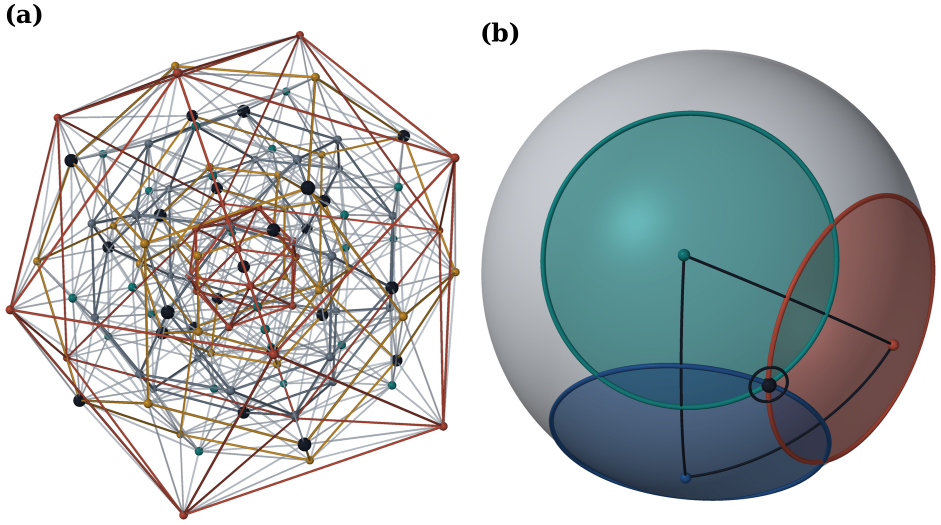
#> input picture paper/figures_new/old/fig_c_structcd.png, 1882 x 1050 px (shown at 1/2 size)
$ python fig_c_structcd.py
#> lines starting #> are read from the running program, lines starting #| are printed output that depends on the picture
### paper/figures_new/render3d.py
"""
render3d.py -- a small ray-cast renderer for the wireframe panels of the paper.

A scene is a list of opaque spheres and tubes (capsules) and of translucent
planar polygons, seen in orthographic projection.  Opaque primitives are
z-buffered pixel by pixel with Phong shading; the polygons are then laid over
them from back to front wherever they lie in front of the opaque surface.  The
image is computed at SS times the output resolution and averaged down.
"""
import numpy as np
from PIL import Image

TEAL = (0.07, 0.42, 0.42)
BLUE = (0.12, 0.27, 0.52)
CLAY = (0.66, 0.26, 0.18)
OCHRE = (0.76, 0.52, 0.13)
VIOLET = (0.36, 0.26, 0.55)
GREY = (0.62, 0.66, 0.70)
DARK = (0.10, 0.12, 0.16)
FACE = (0.80, 0.84, 0.88)

LIGHT = np.array([-0.45, 0.55, 0.70])
LIGHT = LIGHT / np.linalg.norm(LIGHT)
HALF = LIGHT + np.array([0.0, 0.0, 1.0])
HALF = HALF / np.linalg.norm(HALF)


def rotation(yaw, pitch, roll=0.0):
    """rotation taking world coordinates to view coordinates (x right, y up, z to the viewer)"""
    cy, sy = np.cos(yaw), np.sin(yaw)
    cp, sp = np.cos(pitch), np.sin(pitch)
    cr, sr = np.cos(roll), np.sin(roll)
    Ry = np.array([[cy, 0, sy], [0, 1, 0], [-sy, 0, cy]])
    Rx = np.array([[1, 0, 0], [0, cp, -sp], [0, sp, cp]])
    Rz = np.array([[cr, -sr, 0], [sr, cr, 0], [0, 0, 1]])
    return Rz @ Rx @ Ry


class Scene:
    def __init__(self):
        self.spheres = []   # (centre, radius, colour)
        self.tubes = []     # (a, b, radius, colour)
        self.polys = []     # (vertices, colour, alpha)

    def sphere(self, c, r, col):
        self.spheres.append((np.asarray(c, float), float(r), np.asarray(col, float)))

    def tube(self, a, b, r, col):
        self.tubes.append((np.asarray(a, float), np.asarray(b, float), float(r), np.asarray(col, float)))

    # [7 lines left out: function polyline, not called in this run]

    def poly(self, verts, col, alpha):
        self.polys.append((np.asarray(verts, float), np.asarray(col, float), float(alpha)))


def _shade(col, nx, ny, nz, amb=0.38, dif=0.62, spec=0.45, shin=40.0):
    lam = np.clip(nx * LIGHT[0] + ny * LIGHT[1] + nz * LIGHT[2], 0, 1)
    h = np.clip(nx * HALF[0] + ny * HALF[1] + nz * HALF[2], 0, 1) ** shin
    out = col[None, :] * (amb + dif * lam)[:, None] + spec * h[:, None]
    return np.clip(out, 0, 1)


def render(scene, R, size, ss=3, margin=0.04, bounds=None, background=(1, 1, 1)):
    """render the scene in the view R; size=(W, H) in output pixels"""
    W, H = size[0] * ss, size[1] * ss
    tf = lambda p: R @ p
    sph = [(tf(c), r, col) for c, r, col in scene.spheres]
    tub = [(tf(a), tf(b), r, col) for a, b, r, col in scene.tubes]
    pol = [(np.array([tf(v) for v in vs]), col, al) for vs, col, al in scene.polys]
    if bounds is None:
        pts = [c for c, r, _ in sph] + [a for a, _, _, _ in tub] + [b for _, b, _, _ in tub]
        pts += [v for vs, _, _ in pol for v in vs]
        pts = np.array(pts)
        rad = max([r for _, r, _ in sph] + [r for *_, r, _ in tub] + [0])
        lo = pts[:, :2].min(0) - rad
        hi = pts[:, :2].max(0) + rad
    else:
        lo, hi = np.array(bounds[0], float), np.array(bounds[1], float)
    span = hi - lo
    scale = min(W * (1 - 2 * margin) / span[0], H * (1 - 2 * margin) / span[1])
    off = np.array([W, H]) / 2 - scale * (lo + hi) / 2

    def px(p):
        return p[:2] * scale + off

    img = np.empty((H, W, 3))
    img[:] = background
    zb = np.full((H, W), -np.inf)

    def window(cx, cy, rr):
        x0 = max(int(np.floor(cx - rr)), 0); x1 = min(int(np.ceil(cx + rr)) + 1, W)
        y0 = max(int(np.floor(cy - rr)), 0); y1 = min(int(np.ceil(cy + rr)) + 1, H)
        return x0, x1, y0, y1

    for c, r, col in sph:
        cx, cy = px(c); rp = r * scale
        x0, x1, y0, y1 = window(cx, cy, rp)
        if x0 >= x1 or y0 >= y1:
            continue
        X, Y = np.meshgrid(np.arange(x0, x1) + 0.5, np.arange(y0, y1) + 0.5)
        dx, dy = (X - cx) / rp, (Y - cy) / rp
        d2 = dx * dx + dy * dy
        m = d2 < 1
        if not m.any():
            continue
        nz = np.sqrt(np.clip(1 - d2, 0, 1))
        z = c[2] + r * nz
        sub = zb[y0:y1, x0:x1]
        w = m & (z > sub)
        if not w.any():
            continue
        sub[w] = z[w]
        img[y0:y1, x0:x1][w] = _shade(col, dx[w], dy[w], nz[w])

    for a, b, r, col in tub:
        pa, pb = px(a), px(b); rp = r * scale
        x0 = max(int(np.floor(min(pa[0], pb[0]) - rp)), 0); x1 = min(int(np.ceil(max(pa[0], pb[0]) + rp)) + 1, W)
        y0 = max(int(np.floor(min(pa[1], pb[1]) - rp)), 0); y1 = min(int(np.ceil(max(pa[1], pb[1]) + rp)) + 1, H)
        if x0 >= x1 or y0 >= y1:
            continue
        X, Y = np.meshgrid(np.arange(x0, x1) + 0.5, np.arange(y0, y1) + 0.5)
        d = pb - pa
        L2 = d @ d
        s = np.zeros_like(X) if L2 < 1e-12 else np.clip(((X - pa[0]) * d[0] + (Y - pa[1]) * d[1]) / L2, 0, 1)
        cx = pa[0] + s * d[0]; cy = pa[1] + s * d[1]
        cz = a[2] + s * (b[2] - a[2])
        dx, dy = (X - cx) / rp, (Y - cy) / rp
        d2 = dx * dx + dy * dy
        m = d2 < 1
        if not m.any():
            continue
        nz = np.sqrt(np.clip(1 - d2, 0, 1))
        z = cz + r * nz
        sub = zb[y0:y1, x0:x1]
        w = m & (z > sub)
        if not w.any():
            continue
        sub[w] = z[w]
        img[y0:y1, x0:x1][w] = _shade(col, dx[w], dy[w], nz[w], spec=0.35)

    order = sorted(range(len(pol)), key=lambda i: pol[i][0][:, 2].mean())
    for i in order:
        vs, col, al = pol[i]
        P = np.array([px(v) for v in vs])
        n3 = np.cross(vs[1] - vs[0], vs[2] - vs[0])
        if abs(n3[2]) < 1e-9:
            continue
        n3 = n3 / np.linalg.norm(n3)
        lam = abs(n3 @ LIGHT)
        fcol = np.clip(col * (0.82 + 0.25 * lam), 0, 1)
        x0 = max(int(np.floor(P[:, 0].min())), 0); x1 = min(int(np.ceil(P[:, 0].max())) + 1, W)
        y0 = max(int(np.floor(P[:, 1].min())), 0); y1 = min(int(np.ceil(P[:, 1].max())) + 1, H)
        if x0 >= x1 or y0 >= y1:
            continue
        X, Y = np.meshgrid(np.arange(x0, x1) + 0.5, np.arange(y0, y1) + 0.5)
        sgn = np.sign((P[1, 0] - P[0, 0]) * (P[2, 1] - P[0, 1]) - (P[1, 1] - P[0, 1]) * (P[2, 0] - P[0, 0]))
        inside = np.ones_like(X, bool)
        k = len(P)
        for j in range(k):
            e = P[(j + 1) % k] - P[j]
            inside &= sgn * (e[0] * (Y - P[j, 1]) - e[1] * (X - P[j, 0])) >= 0
        # depth on the plane, in world units
        wx = (X - off[0]) / scale; wy = (Y - off[1]) / scale
        z = vs[0, 2] - (n3[0] * (wx - vs[0, 0]) + n3[1] * (wy - vs[0, 1])) / n3[2]
        w = inside & (z > zb[y0:y1, x0:x1] - 1e-9)
        if not w.any():
            continue
        blk = img[y0:y1, x0:x1]
        blk[w] = (1 - al) * blk[w] + al * fcol

    img = img[::-1]  # y up
    img = img.reshape(size[1], ss, size[0], ss, 3).mean(axis=(1, 3))
    return Image.fromarray((np.clip(img, 0, 1) * 255 + 0.5).astype(np.uint8))


def trim(im, pad=6, level=250):
    a = np.asarray(im.convert("L"))
    rows = np.where((a < level).any(axis=1))[0]
    cols = np.where((a < level).any(axis=0))[0]
    if len(rows) == 0:
        return im
    return im.crop((max(cols[0] - pad, 0), max(rows[0] - pad, 0),
                    min(cols[-1] + pad + 1, im.width), min(rows[-1] + pad + 1, im.height)))

### paper/figures_new/fig_c_structcd.py
"""
fig_c_structcd.py -- (a) the 600-cell seen from one of its vertices, with an
inscribed 24-cell through that vertex picked out; (b) the cap lemma on a great
2-sphere, a ray-traced panel kept from the earlier composite.

Panel (a) uses the azimuthal equidistant chart about the vertex p = e_1, as in
fig_c_structab: a unit vector at angle a from p goes to a times the unit
tangent of the arc from p to it.  The antipode of p, at 180 degrees, has no
single image and is left out, so the 24-cell shows 23 of its vertices.
"""
import itertools
import os
import numpy as np
from PIL import Image, ImageDraw, ImageFont
import render3d as r3

HERE = os.path.dirname(os.path.abspath(__file__))
OUT = os.path.join(HERE, os.pardir, "figures", "fig_c_structcd.png")
OLD = os.path.join(HERE, "old", "fig_c_structcd.png")

phi = (1 + np.sqrt(5)) / 2


def even_perms():
    out = []
    for p in itertools.permutations(range(4)):
        inv = sum(1 for i in range(4) for j in range(i + 1, 4) if p[i] > p[j])
        if inv % 2 == 0:
            out.append(p)
    return out


hurwitz = [s * np.eye(4)[i] for i in range(4) for s in (1, -1)]
hurwitz += [np.array(s) / 2 for s in itertools.product((1, -1), repeat=4)]
icos = []
for p in even_perms():
    for s in itertools.product((1, -1), repeat=3):
        base = np.array([s[0] * phi, s[1] * 1.0, s[2] / phi, 0.0]) / 2
        v = np.zeros(4)
        for k in range(4):
            v[p[k]] = base[k]
        icos.append(v)
V = np.array(hurwitz + icos)
V = np.unique(np.round(V, 12), axis=0)
assert len(V) == 120
is24 = np.array([any(np.allclose(v, w) for w in hurwitz) for v in V])
pole = np.array([1.0, 0, 0, 0])


def chart(x):
    c = np.clip(x @ pole, -1, 1)
    t = x - c * pole
    n = np.linalg.norm(t)
    return np.zeros(3) if n < 1e-12 else np.degrees(np.arccos(c)) * t[1:] / n


s = r3.Scene()
keep = V @ pole > -0.999
for v, h24 in zip(V[keep], is24[keep]):
    s.sphere(chart(v), 4.4 if h24 else 2.6, r3.DARK if h24 else r3.GREY)
H = V[is24 & keep]
for i, j in itertools.combinations(range(len(H)), 2):
    if abs(H[i] @ H[j] - 0.5) < 1e-9:
        s.tube(chart(H[i]), chart(H[j]), 0.9, r3.DARK)
R = r3.rotation(np.radians(28), np.radians(-22), np.radians(4))
ima = r3.trim(r3.render(s, R, (980, 980)))
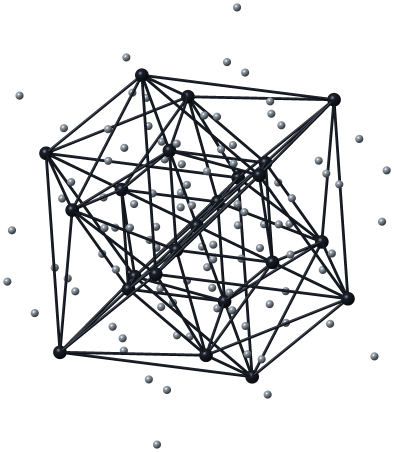
#> ima: PIL image 788x904 RGB (shown at 1/2 size); mean R, G, B 221.7, 222.3, 223.5


def old_panel_b():
    a = np.asarray(Image.open(OLD).convert("RGB")).astype(float) / 255
    white = (a.mean(axis=2) > 0.985).all(axis=0)
    # the widest run of white columns in the middle third separates the panels
    n = len(white); best = (0, 0)
#> after `n = len(white)`: n = 1882
    i = n // 3
#> i = 627
    while i < 2 * n // 3:
        if white[i]:
            j = i
            while j < n and white[j]:
                j += 1
            if j - i > best[1] - best[0]:
                best = (i, j)
            i = j
        else:
            i += 1
#> after the loop, best = (920, 962); i = 1254; j = 962
    cut = (best[0] + best[1]) // 2
#> cut = 941
    im = Image.open(OLD).convert("RGB").crop((cut, 0, n, a.shape[0]))
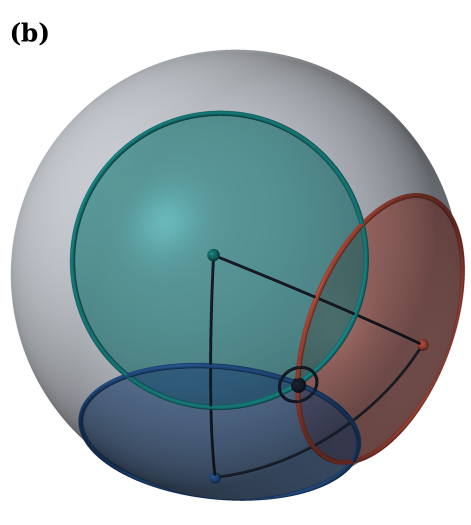
#> im: PIL image 941x1050 RGB (shown at 1/2 size); mean R, G, B 155.2, 169.6, 173.6
    # remove the old panel letter in the top-left corner
    d = ImageDraw.Draw(im)
    d.rectangle((0, 0, 140, 110), fill=(255, 255, 255))
    return r3.trim(im)
#> call 2 of trim, with pad = 6, level = 250
#> in trim (call 2), `a = np.asarray(im.convert("L"))`:
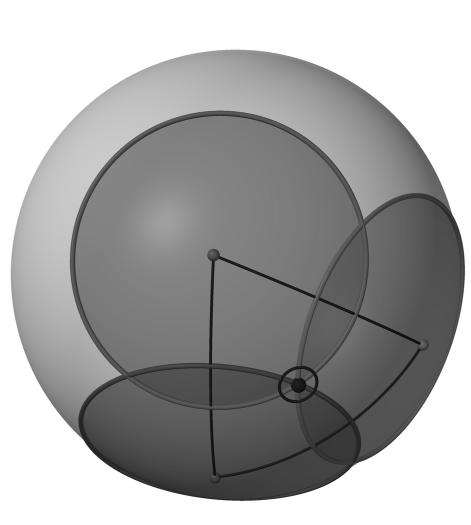
#> a: shape (1050, 941) (shown at 1/2 size); min 8, max 255, mean 166.1
#> in trim (call 2), `rows = np.where((a < level).any(axis=1))[0]`: rows = 904 values from 99 to 1003
#> in trim (call 2), `cols = np.where((a < level).any(axis=0))[0]`: cols = 910 values from 21 to 930
#> in trim (call 2), `return im.crop((max(cols[0] - pad, 0), max(rows[0] - pad, 0), min(cols..`:
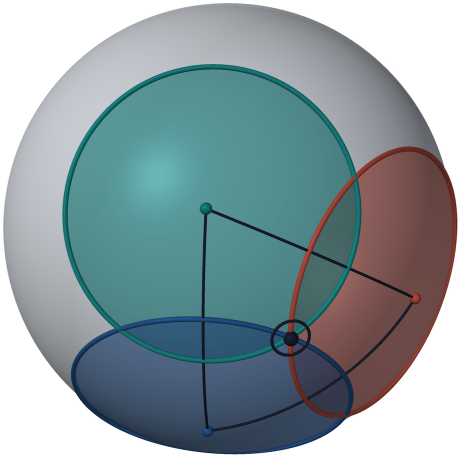
#> returned value: PIL image 922x917 RGB (shown at 1/2 size); mean R, G, B 138.8, 155.6, 160.2


def compose(panels, labels, gap=60, font_px=46):
#> called with gap = 60, font_px = 46
    font = ImageFont.truetype("/usr/share/fonts/truetype/dejavu/DejaVuSerif-Bold.ttf", font_px)
    hgt = max(p.height for p in panels)
#> hgt = 917
    panels = [p if p.height == hgt else p.resize((round(p.width * hgt / p.height), hgt), Image.LANCZOS) for p in panels]
#> panels = 2 items
    w = sum(p.width for p in panels) + gap * (len(panels) - 1)
#> w = 1781
    out = Image.new("RGB", (w, hgt + font_px + 10), (255, 255, 255))
#> out: PIL image 1781x973 RGB; every value is 255
    d = ImageDraw.Draw(out)
    x = 0
    for p, lab in zip(panels, labels):
        out.paste(p, (x, font_px + 10))
        d.text((x + 4, 0), lab, fill=(11, 11, 11), font=font)
        x += p.width + gap
#> this loop made 2 passes
#> (lab, x) on passes 1 to 2: ('(a)', 859), ('(b)', 1841)
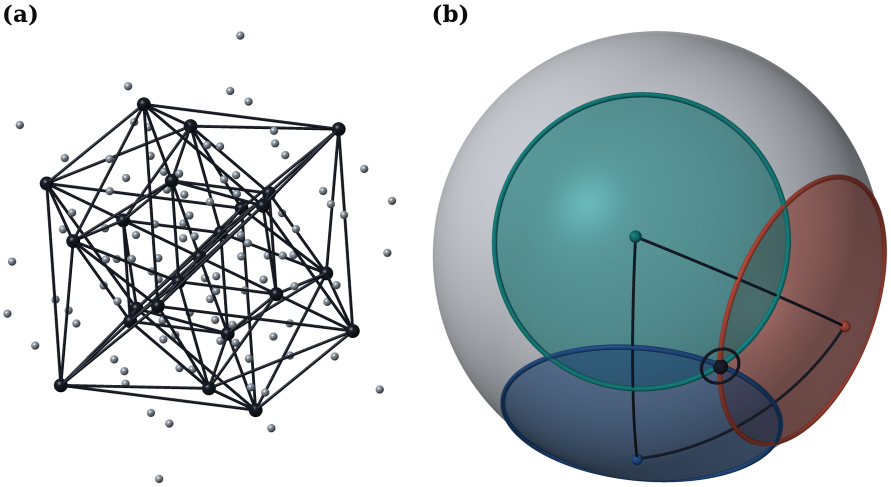
#> out: PIL image 1781x973 RGB (shown at 1/2 size); mean R, G, B 183.8, 192.3, 195
#> after the loop, x = 1841
    return out


if __name__ == "__main__":
    fig = compose([ima, old_panel_b()], ["(a)", "(b)"])
    fig.save(OUT, dpi=(400, 400))
    print("wrote", os.path.normpath(OUT), fig.size)
#| wrote paper/figures/fig_c_structcd.png (1781, 973)

$ run again, with paper/figures_new/old/fig_c_boundary.png copied over paper/figures_new/old/fig_c_structcd.png
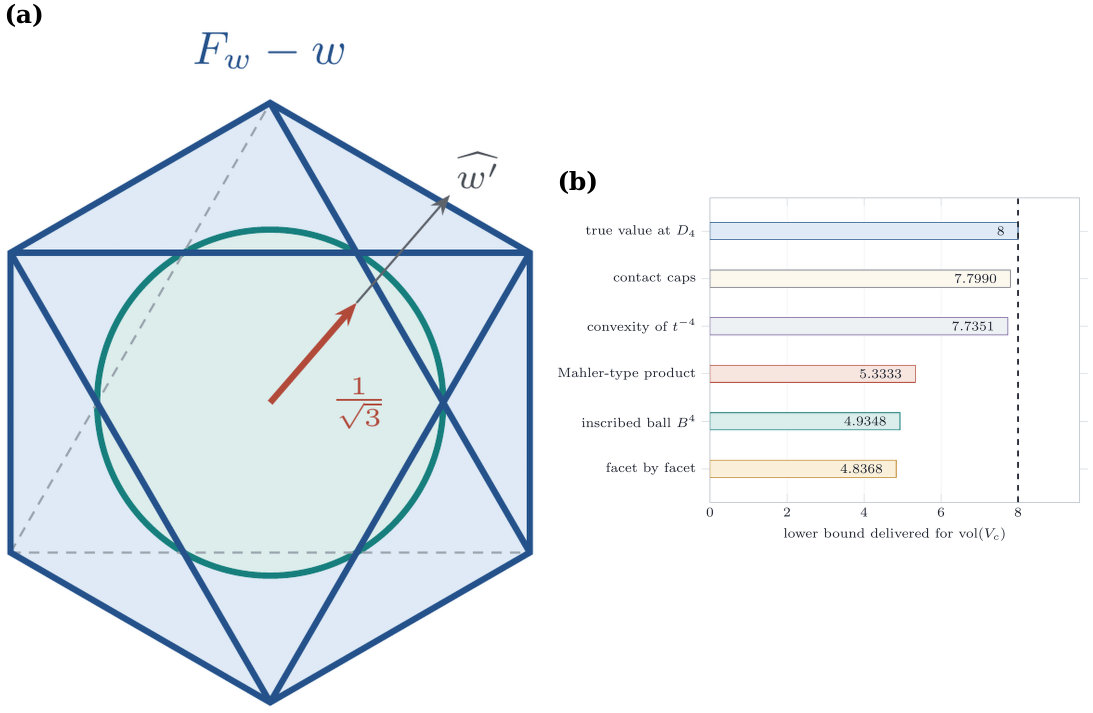
#> input picture paper/figures_new/old/fig_c_boundary.png, 2185 x 1426 px (shown at 1/2 size)
#> n = 2185
#> in old_panel_b, `i = n // 3`: i = 728
#> after the loop in old_panel_b, `while i < 2 * n // 3:`: best = (1071, 1116); i = 1456; j = 1403
#> cut = 1093
#> rows = 709 values from 341 to 1081
#> cols = 1050 values from 23 to 1082
#> in trim (call 2), `return im.crop((max(cols[0] - pad, 0), max(rows[0] - pad, 0), min(cols..`:
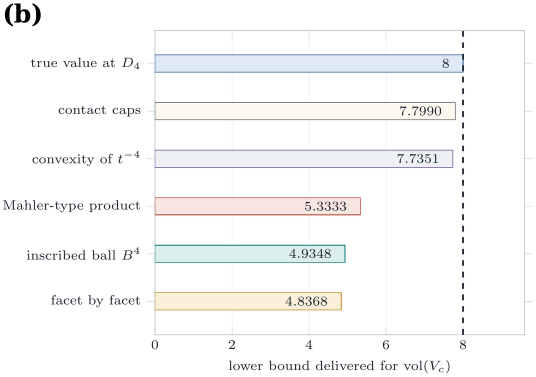
#> returned value: PIL image 1072x753 RGB (shown at 1/2 size); mean R, G, B 247.5, 247.7, 247.7
#> hgt = 904
#> panels = 2 items
#> w = 2135
#> the loop in compose, `for p, lab in zip(panels, labels):` made 2 passes
#> (lab, x) on passes 1 to 2: ('(a)', 848), ('(b)', 2195)
#> after the loop in compose, `for p, lab in zip(panels, labels):`:
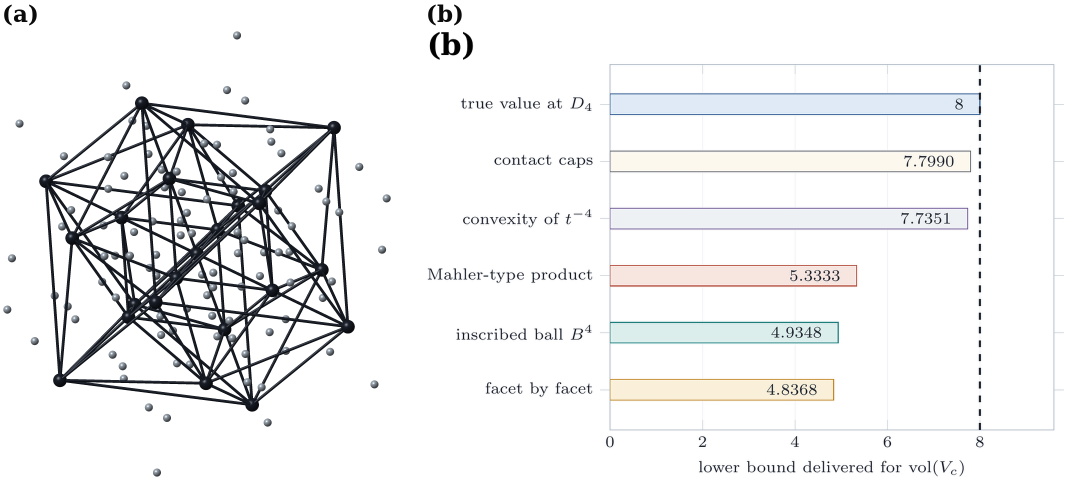
#> out: PIL image 2135x960 RGB (shown at 1/2 size); mean R, G, B 238.9, 239.2, 239.6
#> after the loop in compose, `for p, lab in zip(panels, labels):`: x = 2195
#| wrote paper/figures/fig_c_structcd.png (2135, 960)

$ run again, with paper/figures_new/old/fig_c_cell24.png copied over paper/figures_new/old/fig_c_structcd.png
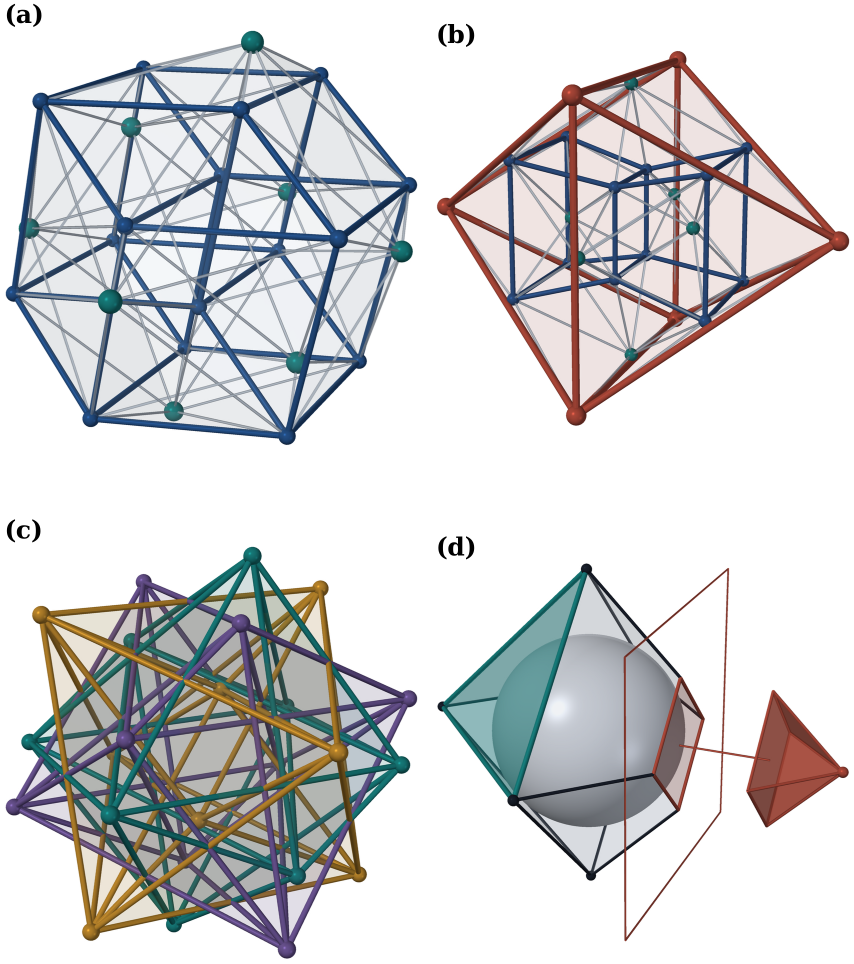
#> input picture paper/figures_new/old/fig_c_cell24.png, 1708 x 1928 px (shown at 1/2 size)
#> n = 1708
#> in old_panel_b, `i = n // 3`: i = 569
#> after the loop in old_panel_b, `while i < 2 * n // 3:`: best = (835, 873); i = 1138; j = 873
#> cut = 854
#> rows = 1557 values from 101 to 1884
#> cols = 826 values from 19 to 844
#> in trim (call 2), `return im.crop((max(cols[0] - pad, 0), max(rows[0] - pad, 0), min(cols..`:
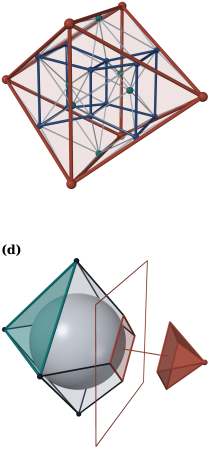
#> returned value: PIL image 838x1796 RGB (shown at 1/4 size); mean R, G, B 222.7, 219, 219.6
#> hgt = 1796
#> panels = 2 items
#> w = 2464
#> the loop in compose, `for p, lab in zip(panels, labels):` made 2 passes
#> (lab, x) on passes 1 to 2: ('(a)', 1626), ('(b)', 2524)
#> after the loop in compose, `for p, lab in zip(panels, labels):`:
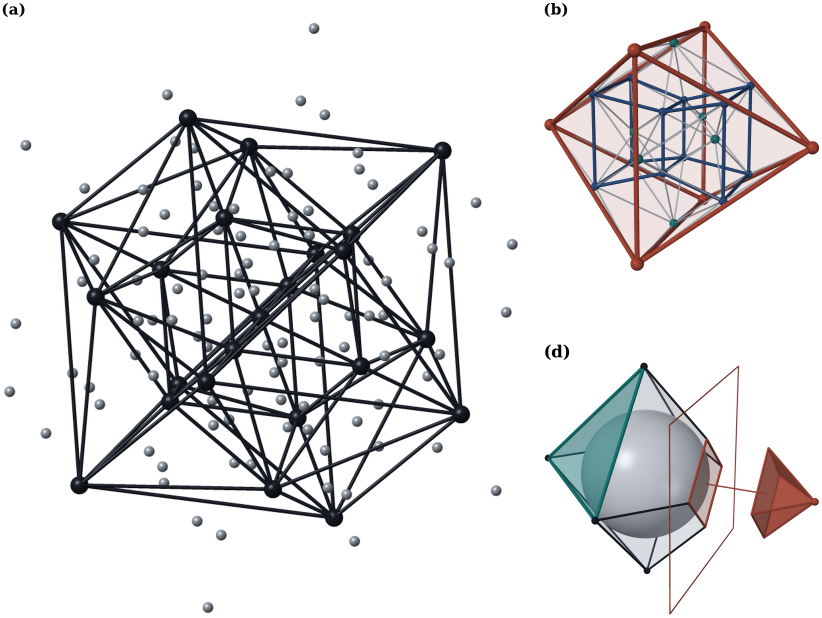
#> out: PIL image 2464x1852 RGB (shown at 1/3 size); mean R, G, B 223.6, 222.7, 223.6
#> after the loop in compose, `for p, lab in zip(panels, labels):`: x = 2524
#| wrote paper/figures/fig_c_structcd.png (2464, 1852)
